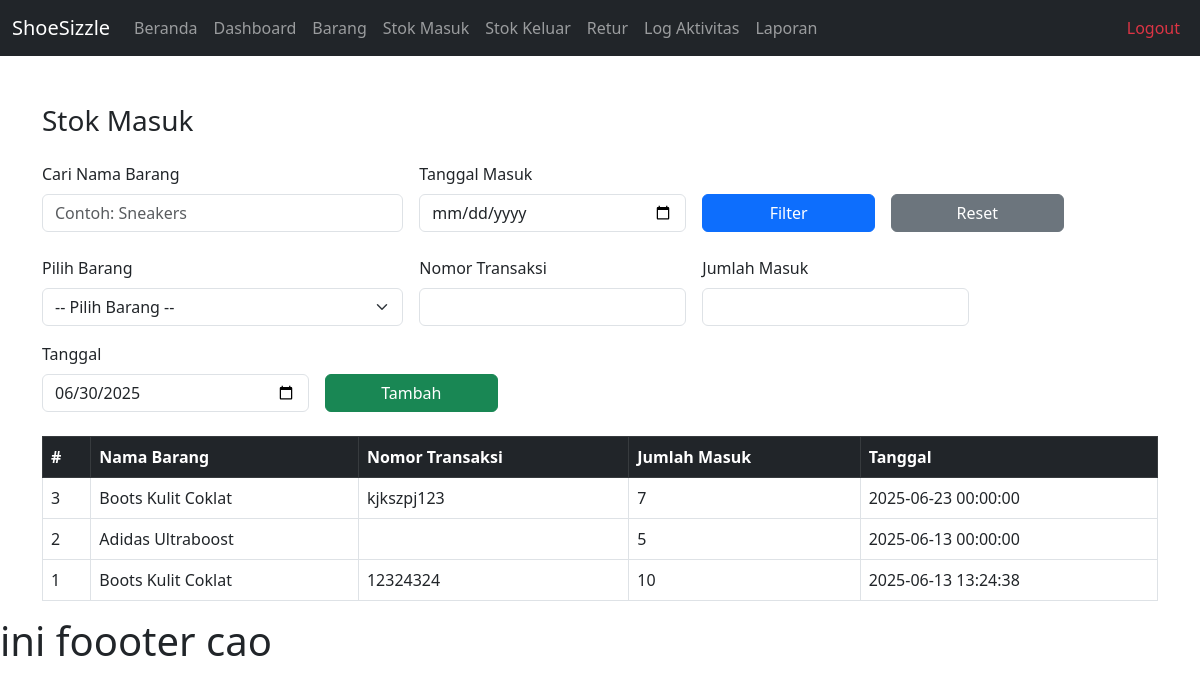
The page /pages/stok_masuk/index.php (signed in) on the database its author committed.
### tables this page shows
CREATE TABLE `barang_masuk` (
  `masuk_id` int(11) NOT NULL,
  `nomor_transaksi` varchar(30) NOT NULL,
  `distributor_id` int(11) DEFAULT NULL,
  `barang_id` int(11) DEFAULT NULL,
  `kode_barang` varchar(50) DEFAULT NULL,
  `nama_barang` varchar(255) DEFAULT NULL,
  `jumlah` int(100) NOT NULL,
  `user_id` int(11) DEFAULT NULL,
  `tanggal_masuk` datetime NOT NULL,
  `total_nilai` decimal(15,2) DEFAULT 0.00,
  `keterangan` text DEFAULT NULL,
  `status` enum('pending','completed','cancelled') DEFAULT 'pending',
  `created_at` timestamp NOT NULL DEFAULT current_timestamp()
);

CREATE TABLE `barang` (
  `barang_id` int(11) NOT NULL,
  `kode_barang` varchar(20) NOT NULL,
  `nama_barang` varchar(100) NOT NULL,
  `kategori_id` int(11) DEFAULT NULL,
  `merek_id` int(11) DEFAULT NULL,
  `ukuran` varchar(10) DEFAULT NULL,
  `warna` varchar(30) DEFAULT NULL,
  `harga_beli` decimal(12,2) NOT NULL,
  `harga_jual` decimal(12,2) NOT NULL,
  `stok_minimum` int(11) DEFAULT 5,
  `stok_aktual` int(11) DEFAULT 0,
  `gambar` varchar(255) DEFAULT NULL,
  `deskripsi` text DEFAULT NULL,
  `created_at` timestamp NOT NULL DEFAULT current_timestamp(),
  `updated_at` timestamp NOT NULL DEFAULT current_timestamp() ON UPDATE current_timestamp(),
  `is_active` tinyint(1) DEFAULT 1
);

### pages/stok_masuk/index.php (the view, shortened to what this page needs)
<?php
require_once '../../config/database.php';
$keyword = $_GET['keyword'] ?? '';
$tanggal = $_GET['tanggal'] ?? '';
$query = "SELECT s.*, b.nama_barang FROM barang_masuk s
          JOIN barang b ON s.barang_id = b.barang_id
          WHERE 1=1";
$params = [];
$query .= " ORDER BY s.masuk_id DESC";
$stmt = $pdo->prepare($query);
$stmt->execute($params);
$stokMasuk = $stmt->fetchAll();
?>
<!DOCTYPE html>
<html lang="id">
<head>
  <link href="https://cdn.jsdelivr.net/npm/bootstrap@5.3.0/dist/css/bootstrap.min.css" rel="stylesheet">
</head>
<body>
<?php include '../../includes/navbar.php'; ?>
<div class="container mt-5">
  <h3 class="mb-4">Stok Masuk</h3>
  <form method="GET" class="row g-3 mb-4">
    <div class="col-md-4">
      <label for="keyword" class="form-label">Cari Nama Barang</label>
      <input type="text" name="keyword" id="keyword" class="form-control" placeholder="Contoh: Sneakers" value="<?= htmlspecialchars($keyword) ?>">
    </div>
    <div class="col-md-3">
      <label for="tanggal" class="form-label">Tanggal Masuk</label>
      <input type="date" name="tanggal" id="tanggal" class="form-control" value="<?= htmlspecialchars($tanggal) ?>">
    </div>
    <div class="col-md-2 d-grid align-items-end">
      <label class="form-label">&nbsp;</label>
      <button class="btn btn-primary" type="submit">Filter</button>
    </div>
    <div class="col-md-2 d-grid align-items-end">
      <label class="form-label">&nbsp;</label>
      <a href="index.php" class="btn btn-secondary">Reset</a>
    </div>
  </form>
  <form method="POST" class="row g-3 mb-4">
    <div class="col-md-4">
      <label for="barang_id" class="form-label">Pilih Barang</label>
      <select name="barang_id" id="barang_id" class="form-select" required>
        <option value="">-- Pilih Barang --</option>
      </select>
    </div>
    <div class="col-md-3">
      <label for="nomor_transaksi" class="form-label">Nomor Transaksi</label>
      <input type="text" class="form-control" name="nomor_transaksi" required>
    </div>
    <div class="col-md-3">
      <label for="jumlah" class="form-label">Jumlah Masuk</label>
      <input type="number" class="form-control" name="jumlah" required>
    </div>
    <div class="col-md-3">
      <label for="tanggal_masuk" class="form-label">Tanggal</label>
      <input type="date" class="form-control" name="tanggal_masuk" value="<?= date('Y-m-d') ?>">
    </div>
    <div class="col-md-2 d-grid">
      <label class="form-label">&nbsp;</label>
      <button class="btn btn-success" type="submit">Tambah</button>
    </div>
  </form>
  <table class="table table-bordered">
    <thead class="table-dark">
      <tr>
        <th>#</th>
        <th>Nama Barang</th>
        <th>Nomor Transaksi</th>
        <th>Jumlah Masuk</th>
        <th>Tanggal</th>
      </tr>
    </thead>
    <tbody>
      <?php foreach ($stokMasuk as $row): ?>
        <tr>
          <td><?= $row['masuk_id'] ?></td>
          <td><?= htmlspecialchars($row['nama_barang']) ?></td>
          <td><?= $row['nomor_transaksi'] ?></td>
          <td><?= $row['jumlah'] ?></td>
          <td><?= $row['tanggal_masuk'] ?></td>
        </tr>
      <?php endforeach; ?>
    </tbody>
  </table>
</div>
<?php include '../../includes/footer.php'; ?>

### rows shown on the page
barang_masuk: masuk_id "3", barang.nama_barang "Boots Kulit Coklat", nomor_transaksi "kjkszpj123", jumlah "7", tanggal_masuk "2025-06-23 00:00:00"
barang_masuk: masuk_id "2", barang.nama_barang "Adidas Ultraboost", jumlah "5", tanggal_masuk "2025-06-13 00:00:00"
barang_masuk: masuk_id "1", barang.nama_barang "Boots Kulit Coklat", nomor_transaksi "12324324", jumlah "10", tanggal_masuk "2025-06-13 13:24:38"
